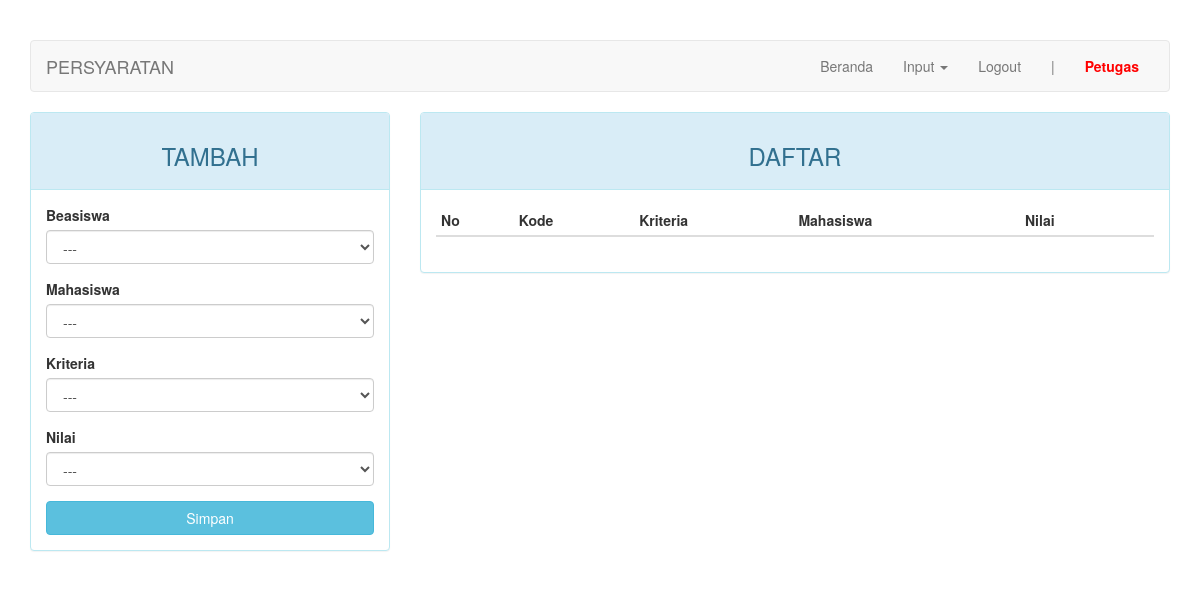
Before: /index.php?page=nilai (signed in) with the older database file.
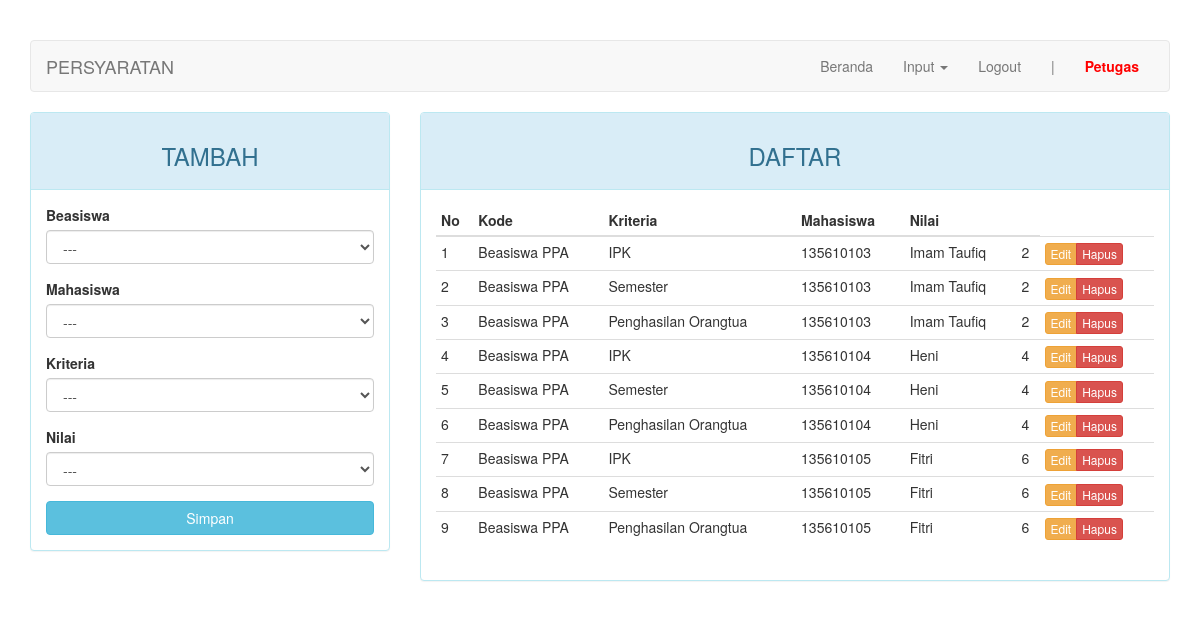
After: the same page with the newer database file.
### tables this page shows
CREATE TABLE `nilai` (
  `kd_nilai` int(11) NOT NULL,
  `kd_beasiswa` int(11) DEFAULT NULL,
  `kd_kriteria` int(11) NOT NULL,
  `nim` char(9) NOT NULL,
  `nilai` float DEFAULT NULL
);

CREATE TABLE `beasiswa` (
  `kd_beasiswa` int(11) NOT NULL,
  `nama` varchar(50) DEFAULT NULL
);

CREATE TABLE `kriteria` (
  `kd_kriteria` int(11) NOT NULL,
  `nama` varchar(50) DEFAULT NULL,
  `sifat` enum('min','max') DEFAULT NULL
);

CREATE TABLE `mahasiswa` (
  `nim` char(9) NOT NULL,
  `nama` varchar(30) NOT NULL,
  `alamat` varchar(100) DEFAULT NULL,
  `jenis_kelamin` enum('Laki-laki','Perempuan') DEFAULT NULL,
  `tahun_mengajukan` char(4) NOT NULL
);

### page/nilai.php (the view, shortened to what this page needs)
<?php
$update = (isset($_GET['action']) AND $_GET['action'] == 'update') ? true : false;
?>
<div class="row">
	<div class="col-md-4">
	    <div class="panel panel-<?= ($update) ? "warning" : "info" ?>">
	        <div class="panel-heading"><h3 class="text-center"><?= ($update) ? "EDIT" : "TAMBAH" ?></h3></div>
	        <div class="panel-body">
	            <form action="<?=$_SERVER['REQUEST_URI']?>" method="POST">
									<div class="form-group">
	                  <label for="kd_beasiswa">Beasiswa</label>
										<select class="form-control" name="kd_beasiswa">
											<option>---</option>
										</select>
									</div>
									<div class="form-group">
	                  <label for="nim">Mahasiswa</label>
										<select class="form-control" name="nim">
											<option>---</option>
										</select>
									</div>
									<div class="form-group">
	                  <label for="kd_kriteria">Kriteria</label>
										<select class="form-control" name="kd_kriteria">
											<option>---</option>
										</select>
									</div>
	                <div class="form-group">
		                  <label for="nilai">Nilai</label>
											<select class="form-control" name="nilai">
												<option>---</option>
											</select>
	                </div>
	                <button type="submit" class="btn btn-<?= ($update) ? "warning" : "info" ?> btn-block">Simpan</button>
	            </form>
	        </div>
	    </div>
	</div>
	<div class="col-md-8">
	    <div class="panel panel-info">
	        <div class="panel-heading"><h3 class="text-center">DAFTAR</h3></div>
	        <div class="panel-body">
	            <table class="table table-condensed">
	                <thead>
	                    <tr>
	                        <th>No</th>
	                        <th>Kode</th>
	                        <th>Kriteria</th>
	                        <th>Mahasiswa</th>
	                        <th>Nilai</th>
	                        <th></th>
	                    </tr>
	                </thead>
	                <tbody>
	                    <?php $no = 1; ?>
	                    <?php if ($query = $connection->query("SELECT a.kd_nilai, c.nama AS nama_beasiswa, b.nama AS nama_kriteria, d.nim, d.nama AS nama_mahasiswa, a.nilai FROM nilai a JOIN kriteria b ON a.kd_kriteria=b.kd_kriteria JOIN beasiswa c ON a.kd_beasiswa=c.kd_beasiswa JOIN mahasiswa d ON d.nim=a.nim")): ?>
	                        <?php while($row = $query->fetch_assoc()): ?>
	                        <tr>
	                            <td><?=$no++?></td>
	                            <td><?=$row['nama_beasiswa']?></td>
	                            <td><?=$row['nama_kriteria']?></td>
	                            <td><?=$row['nim']?></td>
	                            <td><?=$row['nama_mahasiswa']?></td>
	                            <td><?=$row['nilai']?></td>
	                            <td>
	                                <div class="btn-group">
	                                    <a href="?page=nilai&action=update&key=<?=$row['kd_nilai']?>" class="btn btn-warning btn-xs">Edit</a>
	                                    <a href="?page=nilai&action=delete&key=<?=$row['kd_nilai']?>" class="btn btn-danger btn-xs">Hapus</a>
	                                </div>
	                            </td>
	                        </tr>
	                        <?php endwhile ?>
	                    <?php endif ?>
	                </tbody>
	            </table>
	        </div>
	    </div>
	</div>
</div>

Changed rows visible on the page:
added nilai: kd_beasiswa.nama "Beasiswa PPA", kd_kriteria.nama "IPK", nim.nim "135610103", nim.nama "Imam Taufiq", nilai "2"
added nilai: kd_beasiswa.nama "Beasiswa PPA", kd_kriteria.nama "Semester", nim.nim "135610103", nim.nama "Imam Taufiq", nilai "2"
added nilai: kd_beasiswa.nama "Beasiswa PPA", kd_kriteria.nama "Penghasilan Orangtua", nim.nim "135610103", nim.nama "Imam Taufiq", nilai "2"
added nilai: kd_beasiswa.nama "Beasiswa PPA", kd_kriteria.nama "IPK", nim.nim "135610104", nim.nama "Heni", nilai "4"
added nilai: kd_beasiswa.nama "Beasiswa PPA", kd_kriteria.nama "Semester", nim.nim "135610104", nim.nama "Heni", nilai "4"
added nilai: kd_beasiswa.nama "Beasiswa PPA", kd_kriteria.nama "Penghasilan Orangtua", nim.nim "135610104", nim.nama "Heni", nilai "4"
added nilai: kd_beasiswa.nama "Beasiswa PPA", kd_kriteria.nama "IPK", nim.nim "135610105", nim.nama "Fitri", nilai "6"
added nilai: kd_beasiswa.nama "Beasiswa PPA", kd_kriteria.nama "Semester", nim.nim "135610105", nim.nama "Fitri", nilai "6"
added nilai: kd_beasiswa.nama "Beasiswa PPA", kd_kriteria.nama "Penghasilan Orangtua", nim.nim "135610105", nim.nama "Fitri", nilai "6"
